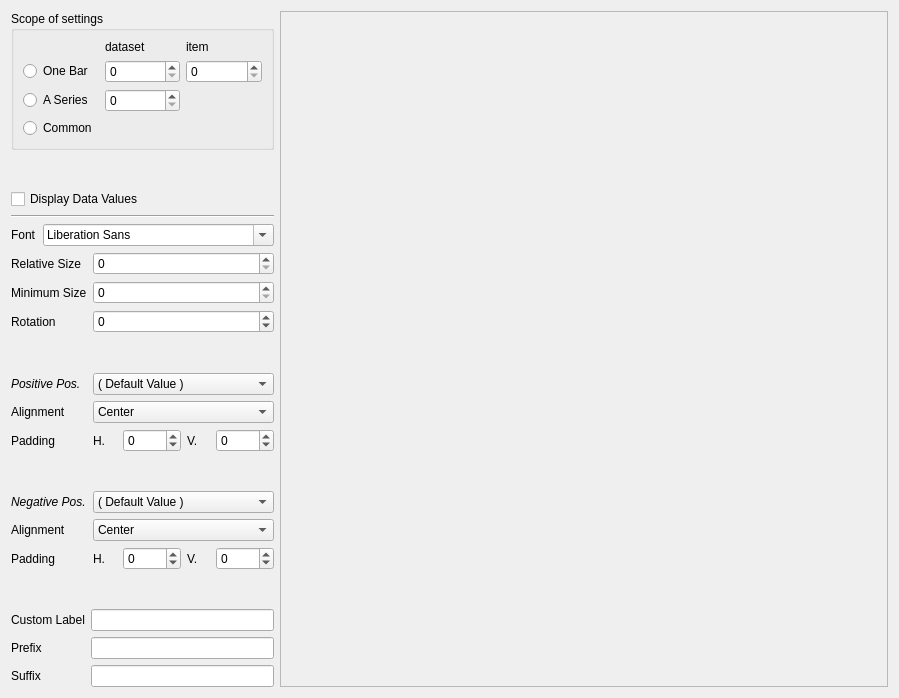
<?xml version="1.0" encoding="UTF-8"?>
<ui version="4.0">
 <class>MainWindow</class>
 <widget class="QWidget" name="MainWindow">
  <property name="geometry">
   <rect>
    <x>0</x>
    <y>0</y>
    <width>899</width>
    <height>698</height>
   </rect>
  </property>
  <property name="windowTitle">
   <string>Setting up Data Value Texts</string>
  </property>
  <property name="windowIcon">
   <iconset>
    <normaloff/>
   </iconset>
  </property>
  <layout class="QGridLayout">
   <item row="0" column="0" colspan="6">
    <widget class="QGroupBox" name="groupBox">
     <property name="title">
      <string>Scope of settings</string>
     </property>
     <layout class="QGridLayout">
      <item row="0" column="1">
       <widget class="QLabel" name="label">
        <property name="text">
         <string>dataset</string>
        </property>
       </widget>
      </item>
      <item row="0" column="2">
       <widget class="QLabel" name="label_2">
        <property name="text">
         <string>item</string>
        </property>
       </widget>
      </item>
      <item row="1" column="0">
       <widget class="QRadioButton" name="scopeOneBarRB">
        <property name="text">
         <string>One Bar</string>
        </property>
       </widget>
      </item>
      <item row="1" column="1">
       <widget class="QSpinBox" name="scopeBarDatasetSB">
        <property name="maximum">
         <number>3</number>
        </property>
       </widget>
      </item>
      <item row="1" column="2">
       <widget class="QSpinBox" name="scopeBarItemSB">
        <property name="maximum">
         <number>3</number>
        </property>
       </widget>
      </item>
      <item row="2" column="0">
       <widget class="QRadioButton" name="scopeDatasetRB">
        <property name="text">
         <string>A Series</string>
        </property>
       </widget>
      </item>
      <item row="2" column="1">
       <widget class="QSpinBox" name="scopeDatasetSB">
        <property name="maximum">
         <number>3</number>
        </property>
       </widget>
      </item>
      <item row="3" column="0" colspan="2">
       <widget class="QRadioButton" name="scopeCommonRB">
        <property name="text">
         <string>Common</string>
        </property>
       </widget>
      </item>
     </layout>
    </widget>
   </item>
   <item row="0" column="6" rowspan="18">
    <widget class="QSplitter" name="splitter">
     <property name="orientation">
      <enum>Qt::Horizontal</enum>
     </property>
     <widget class="QFrame" name="chartFrame">
      <property name="sizePolicy">
       <sizepolicy hsizetype="MinimumExpanding" vsizetype="Preferred">
        <horstretch>2</horstretch>
        <verstretch>2</verstretch>
       </sizepolicy>
      </property>
      <property name="minimumSize">
       <size>
        <width>300</width>
        <height>400</height>
       </size>
      </property>
      <property name="frameShape">
       <enum>QFrame::StyledPanel</enum>
      </property>
      <property name="frameShadow">
       <enum>QFrame::Raised</enum>
      </property>
     </widget>
    </widget>
   </item>
   <item row="1" column="1" colspan="2">
    <spacer>
     <property name="orientation">
      <enum>Qt::Vertical</enum>
     </property>
     <property name="sizeHint" stdset="0">
      <size>
       <width>54</width>
       <height>16</height>
      </size>
     </property>
    </spacer>
   </item>
   <item row="2" column="0" colspan="6">
    <widget class="QCheckBox" name="paintValuesCB">
     <property name="text">
      <string>Display Data Values</string>
     </property>
    </widget>
   </item>
   <item row="3" column="0" colspan="6">
    <widget class="Line" name="line_3">
     <property name="orientation">
      <enum>Qt::Horizontal</enum>
     </property>
    </widget>
   </item>
   <item row="4" column="0" colspan="6">
    <layout class="QHBoxLayout">
     <item>
      <widget class="QLabel" name="barTypeLB">
       <property name="text">
        <string>Font</string>
       </property>
      </widget>
     </item>
     <item>
      <widget class="QFontComboBox" name="fontCombo"/>
     </item>
    </layout>
   </item>
   <item row="5" column="0" colspan="2">
    <widget class="QLabel" name="barOrientationLB_4">
     <property name="text">
      <string>Relative Size</string>
     </property>
    </widget>
   </item>
   <item row="5" column="2" colspan="4">
    <widget class="QSpinBox" name="relativeSizeSB"/>
   </item>
   <item row="6" column="0" colspan="2">
    <widget class="QLabel" name="barOrientationLB_3">
     <property name="text">
      <string>Minimum Size</string>
     </property>
    </widget>
   </item>
   <item row="6" column="2" colspan="4">
    <widget class="QSpinBox" name="minimumSizeSB"/>
   </item>
   <item row="7" column="0">
    <widget class="QLabel" name="barOrientationLB_2">
     <property name="text">
      <string>Rotation</string>
     </property>
    </widget>
   </item>
   <item row="7" column="2" colspan="4">
    <widget class="QSpinBox" name="rotationSB">
     <property name="minimum">
      <number>-359</number>
     </property>
     <property name="maximum">
      <number>359</number>
     </property>
     <property name="singleStep">
      <number>15</number>
     </property>
    </widget>
   </item>
   <item row="8" column="1" colspan="2">
    <spacer>
     <property name="orientation">
      <enum>Qt::Vertical</enum>
     </property>
     <property name="sizeHint" stdset="0">
      <size>
       <width>54</width>
       <height>16</height>
      </size>
     </property>
    </spacer>
   </item>
   <item row="9" column="0" colspan="2">
    <widget class="QLabel" name="barOrientationLB">
     <property name="font">
      <font>
       <weight>50</weight>
       <italic>true</italic>
       <bold>false</bold>
      </font>
     </property>
     <property name="text">
      <string>Positive Pos.</string>
     </property>
    </widget>
   </item>
   <item row="9" column="2" colspan="4">
    <widget class="QComboBox" name="posPosCombo">
     <item>
      <property name="text">
       <string>( Default Value )</string>
      </property>
     </item>
     <item>
      <property name="text">
       <string>Center</string>
      </property>
     </item>
     <item>
      <property name="text">
       <string>NorthEast</string>
      </property>
     </item>
     <item>
      <property name="text">
       <string>North</string>
      </property>
     </item>
     <item>
      <property name="text">
       <string>NorthWest</string>
      </property>
     </item>
     <item>
      <property name="text">
       <string>West</string>
      </property>
     </item>
     <item>
      <property name="text">
       <string>SouthWest</string>
      </property>
     </item>
     <item>
      <property name="text">
       <string>South</string>
      </property>
     </item>
     <item>
      <property name="text">
       <string>SouthEast</string>
      </property>
     </item>
     <item>
      <property name="text">
       <string>East</string>
      </property>
     </item>
    </widget>
   </item>
   <item row="10" column="0" colspan="2">
    <widget class="QLabel" name="barOrientationLB_7">
     <property name="text">
      <string>Alignment</string>
     </property>
    </widget>
   </item>
   <item row="10" column="2" colspan="4">
    <widget class="QComboBox" name="posAlignCombo">
     <item>
      <property name="text">
       <string>Center</string>
      </property>
     </item>
     <item>
      <property name="text">
       <string>BottomLeft</string>
      </property>
     </item>
     <item>
      <property name="text">
       <string>Bottom</string>
      </property>
     </item>
     <item>
      <property name="text">
       <string>BottomRight</string>
      </property>
     </item>
     <item>
      <property name="text">
       <string>Right</string>
      </property>
     </item>
     <item>
      <property name="text">
       <string>TopRight</string>
      </property>
     </item>
     <item>
      <property name="text">
       <string>Top</string>
      </property>
     </item>
     <item>
      <property name="text">
       <string>TopLeft</string>
      </property>
     </item>
     <item>
      <property name="text">
       <string>Left</string>
      </property>
     </item>
    </widget>
   </item>
   <item row="11" column="0" colspan="2">
    <widget class="QLabel" name="barOrientationLB_6">
     <property name="text">
      <string>Padding</string>
     </property>
    </widget>
   </item>
   <item row="11" column="2">
    <widget class="QLabel" name="barOrientationLB_9">
     <property name="text">
      <string>H.</string>
     </property>
    </widget>
   </item>
   <item row="11" column="3">
    <widget class="QSpinBox" name="posPadHoriSB">
     <property name="minimum">
      <number>-1000</number>
     </property>
     <property name="maximum">
      <number>1000</number>
     </property>
     <property name="singleStep">
      <number>100</number>
     </property>
    </widget>
   </item>
   <item row="11" column="4">
    <widget class="QLabel" name="barOrientationLB_10">
     <property name="text">
      <string>V.</string>
     </property>
    </widget>
   </item>
   <item row="11" column="5">
    <widget class="QSpinBox" name="posPadVertSB">
     <property name="minimum">
      <number>-1000</number>
     </property>
     <property name="maximum">
      <number>1000</number>
     </property>
     <property name="singleStep">
      <number>100</number>
     </property>
    </widget>
   </item>
   <item row="12" column="0" colspan="2">
    <spacer>
     <property name="orientation">
      <enum>Qt::Vertical</enum>
     </property>
     <property name="sizeHint" stdset="0">
      <size>
       <width>54</width>
       <height>16</height>
      </size>
     </property>
    </spacer>
   </item>
   <item row="13" column="0" colspan="2">
    <widget class="QLabel" name="barOrientationLB_5">
     <property name="font">
      <font>
       <italic>true</italic>
      </font>
     </property>
     <property name="text">
      <string>Negative Pos.</string>
     </property>
    </widget>
   </item>
   <item row="13" column="2" colspan="4">
    <widget class="QComboBox" name="negPosCombo">
     <item>
      <property name="text">
       <string>( Default Value )</string>
      </property>
     </item>
     <item>
      <property name="text">
       <string>Center</string>
      </property>
     </item>
     <item>
      <property name="text">
       <string>NorthEast</string>
      </property>
     </item>
     <item>
      <property name="text">
       <string>North</string>
      </property>
     </item>
     <item>
      <property name="text">
       <string>NorthWest</string>
      </property>
     </item>
     <item>
      <property name="text">
       <string>West</string>
      </property>
     </item>
     <item>
      <property name="text">
       <string>SouthWest</string>
      </property>
     </item>
     <item>
      <property name="text">
       <string>South</string>
      </property>
     </item>
     <item>
      <property name="text">
       <string>SouthEast</string>
      </property>
     </item>
     <item>
      <property name="text">
       <string>East</string>
      </property>
     </item>
    </widget>
   </item>
   <item row="14" column="0" colspan="2">
    <widget class="QLabel" name="barOrientationLB_8">
     <property name="text">
      <string>Alignment</string>
     </property>
    </widget>
   </item>
   <item row="14" column="2" colspan="4">
    <widget class="QComboBox" name="negAlignCombo">
     <item>
      <property name="text">
       <string>Center</string>
      </property>
     </item>
     <item>
      <property name="text">
       <string>BottomLeft</string>
      </property>
     </item>
     <item>
      <property name="text">
       <string>Bottom</string>
      </property>
     </item>
     <item>
      <property name="text">
       <string>BottomRight</string>
      </property>
     </item>
     <item>
      <property name="text">
       <string>Right</string>
      </property>
     </item>
     <item>
      <property name="text">
       <string>TopRight</string>
      </property>
     </item>
     <item>
      <property name="text">
       <string>Top</string>
      </property>
     </item>
     <item>
      <property name="text">
       <string>TopLeft</string>
      </property>
     </item>
     <item>
      <property name="text">
       <string>Left</string>
      </property>
     </item>
    </widget>
   </item>
   <item row="15" column="0" colspan="2">
    <widget class="QLabel" name="barOrientationLB_11">
     <property name="text">
      <string>Padding</string>
     </property>
    </widget>
   </item>
   <item row="15" column="2">
    <widget class="QLabel" name="barOrientationLB_12">
     <property name="text">
      <string>H.</string>
     </property>
    </widget>
   </item>
   <item row="15" column="3">
    <widget class="QSpinBox" name="negPadHoriSB">
     <property name="minimum">
      <number>-1000</number>
     </property>
     <property name="maximum">
      <number>1000</number>
     </property>
     <property name="singleStep">
      <number>100</number>
     </property>
    </widget>
   </item>
   <item row="15" column="4">
    <widget class="QLabel" name="barOrientationLB_13">
     <property name="text">
      <string>V.</string>
     </property>
    </widget>
   </item>
   <item row="15" column="5">
    <widget class="QSpinBox" name="negPadVertSB">
     <property name="minimum">
      <number>-1000</number>
     </property>
     <property name="maximum">
      <number>1000</number>
     </property>
     <property name="singleStep">
      <number>100</number>
     </property>
    </widget>
   </item>
   <item row="16" column="1" colspan="2">
    <spacer>
     <property name="orientation">
      <enum>Qt::Vertical</enum>
     </property>
     <property name="sizeHint" stdset="0">
      <size>
       <width>52</width>
       <height>16</height>
      </size>
     </property>
    </spacer>
   </item>
   <item row="17" column="0" colspan="6">
    <layout class="QGridLayout">
     <item row="0" column="0">
      <widget class="QLabel" name="label_3">
       <property name="text">
        <string>Custom Label</string>
       </property>
      </widget>
     </item>
     <item row="0" column="1">
      <widget class="QLineEdit" name="labelLE"/>
     </item>
     <item row="1" column="0">
      <widget class="QLabel" name="label_4">
       <property name="text">
        <string>Prefix</string>
       </property>
      </widget>
     </item>
     <item row="1" column="1">
      <widget class="QLineEdit" name="prefixLE"/>
     </item>
     <item row="2" column="0">
      <widget class="QLabel" name="label_5">
       <property name="text">
        <string>Suffix</string>
       </property>
      </widget>
     </item>
     <item row="2" column="1">
      <widget class="QLineEdit" name="suffixLE"/>
     </item>
    </layout>
   </item>
  </layout>
 </widget>
 <resources/>
 <connections/>
</ui>
